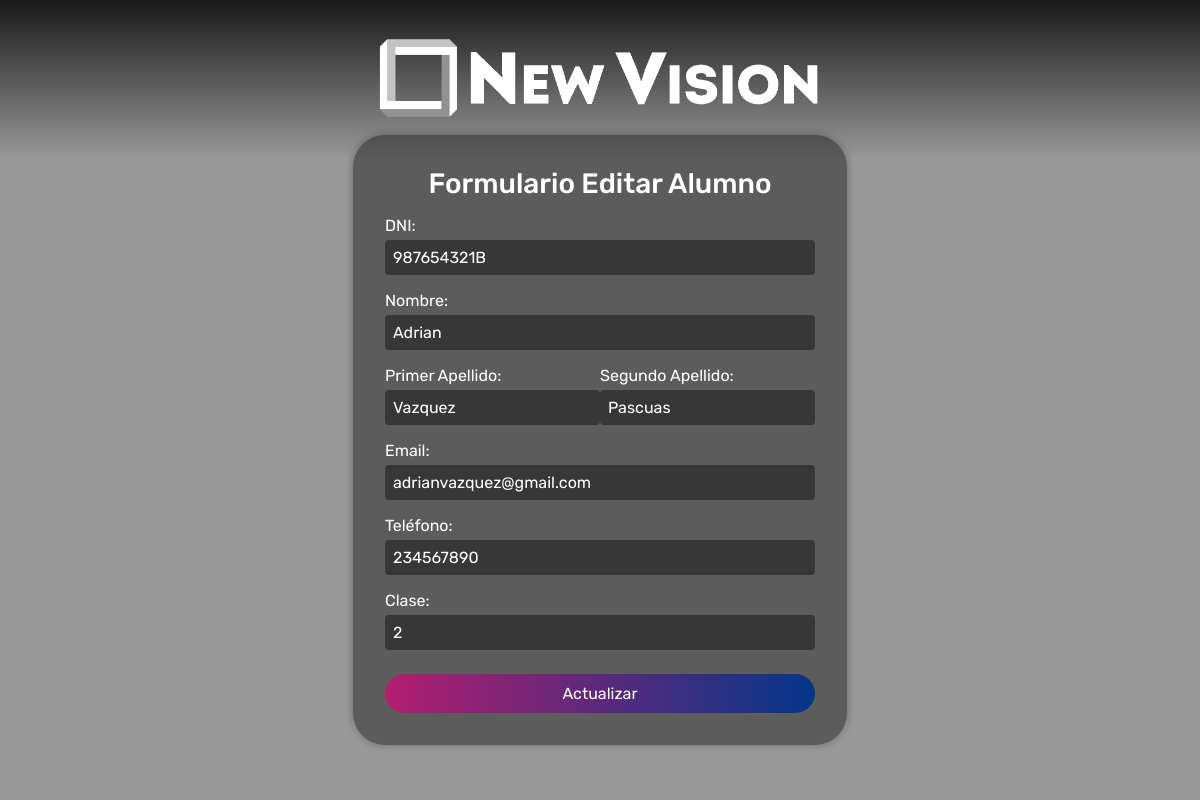
The app's page /formEditaralumnos.php?num_matricula=2 with its own data.
### tables this page shows
CREATE TABLE `alumno` (
  `num_matricula` int(11) NOT NULL,
  `dni_alu` varchar(10) NOT NULL,
  `nombre_alu` varchar(50) NOT NULL,
  `apellido1_alu` varchar(25) NOT NULL,
  `apellido2_alu` varchar(25) NOT NULL,
  `email_alu` varchar(100) NOT NULL,
  `telf_alu` varchar(9) NOT NULL,
  `clase` int(3) NOT NULL
);

### formEditaralumnos.php (the view, shortened to what this page needs)
<!DOCTYPE html>
<html>
<head>
</head>
<body>
    <header class="flex">
        <div class="nav">
            <img src="./src/LOGO/logoletrasgrandes.png" alt="">
        </div>
    </header>
    <div class="flex" id="oscuro">
        <div class="container">
            <h2 id="titulo">Formulario Editar Alumno</h2>
            <?php
            include_once "conexion.php";
            if (isset($_GET['num_matricula'])) {
                $num_matricula = $_GET['num_matricula'];
                $query = $mysqli->prepare('SELECT * FROM ALUMNO WHERE num_matricula = ?');
                $query->bind_param('i', $num_matricula);
                $query->execute();
                $result = $query->get_result();
                $alumno = $result->fetch_assoc();
                if ($alumno) {
            ?>
                    <form action="editaralumnos.php" method="POST">
                        <div class="inputs">
                            <label for="dni_alu">DNI:</label>
                            <input type="text" name="dni_alu" id="dni_alu" class="form-control inputforms" value="<?php echo $alumno['dni_alu']; ?>">
                        </div>
                        <div class="inputs">
                            <label for="nombre_alu">Nombre:</label>
                            <input type="text" name="nombre_alu" id="nombre_alu" class="form-control inputforms" value="<?php echo $alumno['nombre_alu']; ?>">
                        </div>
                        <div class="row">
                            <div class="column-2">
                                <div class="inputs">
                                    <label for="apellido1_alu">Primer Apellido:</label>
                                    <input type="text" name="apellido1_alu" id="apellido1_alu" class="form-control inputforms" value="<?php echo $alumno['apellido1_alu']; ?>">
                                </div>
                            </div>
                            <div class="column-2">
                                <div class="inputs">
                                    <label for="apellido2_alu">Segundo Apellido:</label>
                                    <input type="text" name="apellido2_alu" id="apellido2_alu" class="form-control inputforms" value="<?php echo $alumno['apellido2_alu']; ?>">
                                </div>
                            </div>
                        </div>
                        <div class="inputs">
                            <label for="email_alu">Email:</label>
                            <input type="email" name="email_alu" id="email_alu" class="form-control inputforms" value="<?php echo $alumno['email_alu']; ?>">
                        </div>
                        <div class="inputs">
                            <label for="telf_alu">Teléfono:</label>
                            <input type="tel" name="telf_alu" id="telf_alu" class="form-control inputforms" value="<?php echo $alumno['telf_alu']; ?>">
                        </div>
                        <div class="inputs">
                            <label for="clase">Clase:</label>
                            <input type="text" name="clase" id="clase" class="form-control inputforms" value="<?php echo $alumno['clase']; ?>">
                        </div>
                        <button type="submit" class="boton" onclick="return editarAlumno()">Actualizar</button>
                    </form>
            <?php
                } else {
                    echo "No se encontró el alumno.";
                }
            } else {
                echo "No se especificó el número de matrícula del alumno.";
            }
            ?>
</body>
</html>

### formEditaralumnos.php (style rules this page uses)
* { margin: 0; padding: 0; font-family: 'Rubik', sans-serif; }
html { color: white; font-family: 'Rubik', sans-serif; }
body::before { content: ""; position: fixed; height: 100vh; width: 100%; background: url(./src/FONDOCOLOR2.jpg); background-size: cover; z-index: -1; }
header { background-image: linear-gradient(rgba(0, 0, 0, 0.9) 0%, rgba(0, 0, 0, 0.4) 100%); height: 20vh; }
.nav img { height: 12vh; }
.container { margin-top: -10vh; height: fit-content; width: 430px; padding: 4vh; padding-bottom: 2vh; background-color: rgba(0, 0, 0, 0.4); box-shadow: 0 0 10px rgba(0, 0, 0, 0.3); animation: fade-in 1s ease-in-out; border-radius: 4vh; }
.container .boton { margin-top: 3vh; margin-bottom: 2vh; }
#titulo { font-weight: 500; font-size: 3.5vh; }
#oscuro { margin-top: 0vh; height: 80vh; background-color: rgba(0, 0, 0, 0.4); }
.container h2 { text-align: center; margin-top: 0; }
.inputs { margin-top: 2vh; margin-right: 2vh; }
.inputs label { margin-bottom: 1vh; }
.inputs label { display: block; margin-bottom: 5px; }
.form-control { width: 100%; padding: 8px; font-size: 16px; border: none; background-color: rgba(0, 0, 0, 0.4); color: #fff; border-radius: 4px; }
.boton { display: block; width: 100%; padding: 10px; font-size: 2vh; border: none; background: linear-gradient(to right, #b41d6e, #043689); color: white; border-radius: 4vh; cursor: pointer; transition: 0.5s; }
.flex { display: flex; align-items: center; justify-content: center; }
.row:after { content: ""; display: table; clear: both; }
.column-2 { width: 50%; float: left; }

### records on screen
alumno: dni_alu "987654321B", nombre_alu "Adrian", apellido1_alu "Vazquez", apellido2_alu "Pascuas", email_alu "adrianvazquez@gmail.com", telf_alu "234567890", clase "2"
